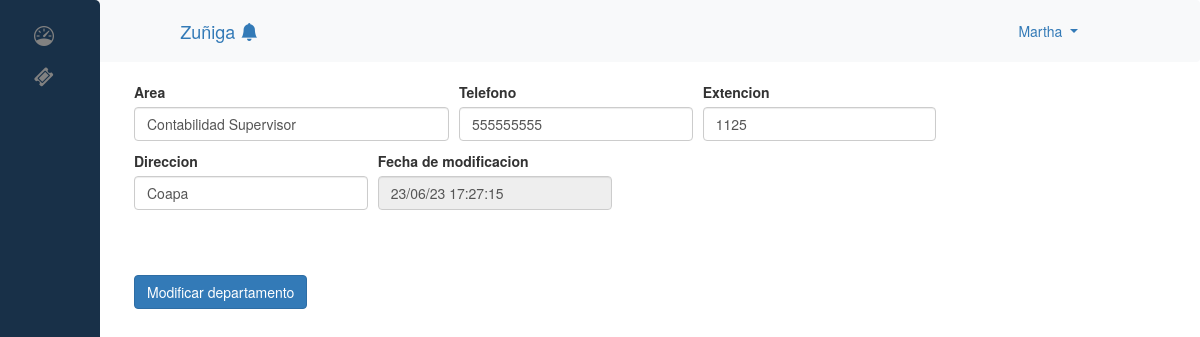
The page /reportes/admin/modificar_departamento.php?id=1 (signed in) on the database its author committed.
### tables this page shows
CREATE TABLE `departamento` (
  `id` int(11) NOT NULL,
  `sede` varchar(200) NOT NULL,
  `telefono` varchar(200) NOT NULL,
  `ext` varchar(200) NOT NULL,
  `direccion` varchar(200) NOT NULL,
  `fecha_crea` datetime NOT NULL
);

### reportes/admin/modificar_departamento.php (the view, shortened to what this page needs)
<?php include "head.php"; ?>
<?php if (@$_GET["i"]=='ok') { ?>
<center>
<h3> La informacion se genero correctamente , gracias!
  <br><br>  <div class="Reportes">
       <a href="new_departamento.php" class="btn btn-success pull-right" style="
       margin-left: 8px;
           padding-left: 272px;
           padding-right: 255px;
       "><span class="glyphicon glyphicon-export"></span>crear mas departamento</a>
    </div><br><br><br>
    </h3>
</center>
<?php
} else{
?>
<?php
$servidor= "localhost";
$usuario= "root";
$password = "";
$nombreBD= "control_ticket";
$conexion = new mysqli($servidor, $usuario, $password, $nombreBD);
$conexion->set_charset('utf8');
$id = $_REQUEST['id'];
  $query = "SELECT * FROM departamento WHERE id ='$id' ";
  $resultado = $conexion->query($query);
  $row = $resultado->fetch_assoc();
 ?>
<form id="manage_ticket" class="needs-validation" action="proceso_departamento/modificar_depa.php?id=<?php echo $row['id']; ?>" enctype="multipart/form-data" method="post">
  <div class="form-row">
    <div class="col-md-4 mb-3">
      <label id="form_departamento" for="validationTooltip01">Area</label>
      <input type="text" class="form-control" id="validationTooltip01" placeholder="Departamento" name="sede"  value="<?php echo $row['sede']; ?>" >
    </div>
    <div class="col-md-3 mb-2">
      <label id="form_telefono"  for="validationCustom02">  Telefono  </label>
        <input type="number"   class="form-control" id="validationCustom02" placeholder="Telefono" name="telefono"  value="<?php echo $row['telefono']; ?>"  >
    </div>
    <div class="col-md-3 mb-2">
      <label id="form_ext"  for="validationCustom02">  Extencion  </label>
        <input type="number"   class="form-control" id="validationCustom02" placeholder="Extencion" name="ext"  value="<?php echo $row['ext']; ?>"  >
    </div>
    <div class="col-md-3 mb-2">
      <label id="form_direccion"  for="validationCustom02">  Direccion  </label>
        <input type="text"   class="form-control" id="validationCustom02" placeholder="Direccion" name="direccion"  value="<?php echo $row['direccion']; ?>"  >
    </div>
    <div class="col-md-3 mb-2">
      <label id="form_fecha"  for="validationCustom02">  Fecha de modificacion </label>
        <?php
        $fechaActual = date('d/m/y H:i:s'); ?>
        <input type="text" readonly="readonly"   class="form-control" id="validationCustom02" placeholder="" name="fecha_crea" value="<?php echo $fechaActual ?>" >
    </div>
  </div>
<br><br><br>
  <button class="btn btn-primary" type="submit">Modificar departamento</button>
</form>
<?php } ?>

### reportes/admin/css/style_dashboard.css (style rules this page uses)
body { font-family: "Lato", sans-serif; }
.mb-3, .my-3 { margin-bottom: 0rem!important; }

### reportes/admin/css/tickets.css (style rules this page uses)
label { max-width: 100%; margin-bottom: 5px; font-weight: 700; }

### reportes/admin/css/new_ticket.css (style rules this page uses)
form.needs-validation { margin-left: 134px !important; margin-right: 101px !important; }

### rows shown on the page
departamento: sede "Contabilidad Supervisor", telefono "555555555", ext "1125", direccion "Coapa"

### other values the page prints
$_SESSION['usr_name'] "Martha"
